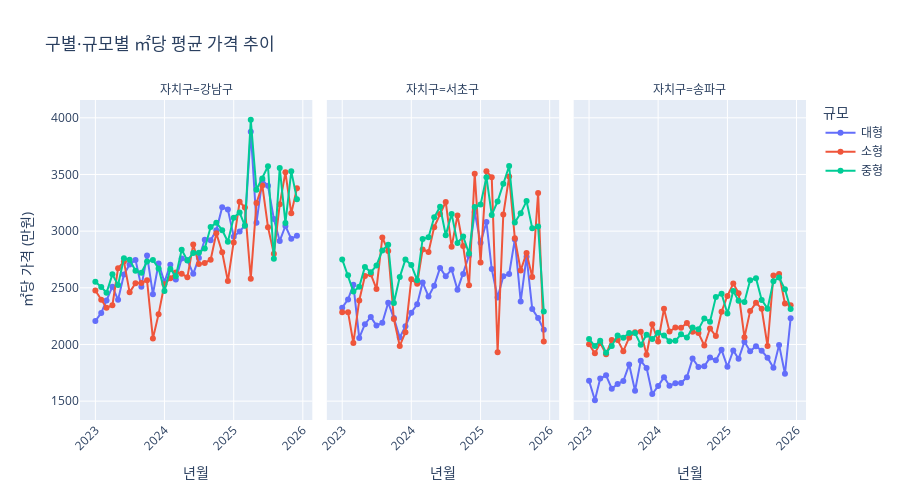

The cell this chart's notebook holds for it:
### Code cell
# 3. 규모별 ㎡당 가격 추이
fig3 = px.line(
    monthly_size,
    x='year_month',
    y='avg_price_per_sqm',
    color='size_group',
    facet_col='CGG_NM',  # 구별로 분할
    title='구별·규모별 ㎡당 평균 가격 추이',
    labels={
        'year_month': '년월',
        'avg_price_per_sqm': '㎡당 가격 (만원)',
        'size_group': '규모',
        'CGG_NM': '자치구'
    },
    markers=True
)

fig3.update_xaxes(tickangle=-45)
fig3.update_layout(height=500)
fig3.show()

### Figure 1 — Plotly figure (JSON) as saved in the notebook; plotly's stock layout.template omitted (floating-point values rounded to 4 significant figures)
{"data": [{"hovertemplate": "규모=대형<br>자치구=강남구<br>년월=%{x}<br>㎡당 가격 (만원)=%{y}<extra></extra>", "legendgroup": "대형", "line": {"color": "#636efa", "dash": "solid"}, "marker": {"symbol": "circle"}, "mode": "lines+markers", "name": "대형", "orientation": "v", "showlegend": true, "type": "scatter", "x": ["2023-01", "2023-02", "2023-03", "2023-04", "2023-05", "2023-06", "2023-07", "2023-08", "2023-09", "2023-10", "2023-11", "2023-12", "2024-01", "2024-02", "2024-03", "2024-04", "2024-05", "2024-06", "2024-07", "2024-08", "2024-09", "2024-10", "2024-11", "2024-12", "2025-01", "2025-02", "2025-03", "2025-04", "2025-05", "2025-06", "2025-07", "2025-08", "2025-09", "2025-10", "2025-11", "2025-12"], "xaxis": "x", "y": [2207.0, 2278.0, 2389.0, 2510.0, 2394.0, 2618.0, 2706.0, 2746.0, 2510.0, 2785.0, 2444.0, 2714.0, 2550.0, 2704.0, 2574.0, 2759.0, 2744.0, 2623.0, 2764.0, 2925.0, 2920.0, 3007.0, 3212.0, 3191.0, 2952.0, 2997.0, 3050.0, 3878.0, 3074.0, 3449.0, 3400.0, 3107.0, 2914.0, 3045.0, 2932.0, 2960.0], "yaxis": "y"}, {"hovertemplate": "규모=대형<br>자치구=서초구<br>년월=%{x}<br>㎡당 가격 (만원)=%{y}<extra></extra>", "legendgroup": "대형", "line": {"color": "#636efa", "dash": "solid"}, "marker": {"symbol": "circle"}, "mode": "lines+markers", "name": "대형", "orientation": "v", "showlegend": false, "type": "scatter", "x": ["2023-01", "2023-02", "2023-03", "2023-04", "2023-05", "2023-06", "2023-07", "2023-08", "2023-09", "2023-10", "2023-11", "2023-12", "2024-01", "2024-02", "2024-03", "2024-04", "2024-05", "2024-06", "2024-07", "2024-08", "2024-09", "2024-10", "2024-11", "2024-12", "2025-01", "2025-02", "2025-03", "2025-04", "2025-05", "2025-06", "2025-07", "2025-08", "2025-09", "2025-10", "2025-11", "2025-12"], "xaxis": "x2", "y": [2325.0, 2398.0, 2527.0, 2058.0, 2179.0, 2243.0, 2166.0, 2191.0, 2369.0, 2233.0, 2061.0, 2161.0, 2280.0, 2355.0, 2547.0, 2424.0, 2519.0, 2676.0, 2602.0, 2663.0, 2482.0, 2621.0, 2784.0, 3169.0, 2898.0, 3080.0, 2665.0, 2415.0, 2603.0, 2622.0, 2927.0, 2380.0, 2774.0, 2312.0, 2234.0, 2129.0], "yaxis": "y2"}, {"hovertemplate": "규모=대형<br>자치구=송파구<br>년월=%{x}<br>㎡당 가격 (만원)=%{y}<extra></extra>", "legendgroup": "대형", "line": {"color": "#636efa", "dash": "solid"}, "marker": {"symbol": "circle"}, "mode": "lines+markers", "name": "대형", "orientation": "v", "showlegend": false, "type": "scatter", "x": ["2023-01", "2023-02", "2023-03", "2023-04", "2023-05", "2023-06", "2023-07", "2023-08", "2023-09", "2023-10", "2023-11", "2023-12", "2024-01", "2024-02", "2024-03", "2024-04", "2024-05", "2024-06", "2024-07", "2024-08", "2024-09", "2024-10", "2024-11", "2024-12", "2025-01", "2025-02", "2025-03", "2025-04", "2025-05", "2025-06", "2025-07", "2025-08", "2025-09", "2025-10", "2025-11", "2025-12"], "xaxis": "x3", "y": [1680.0, 1508.0, 1700.0, 1727.0, 1609.0, 1652.0, 1677.0, 1823.0, 1592.0, 1856.0, 1793.0, 1563.0, 1633.0, 1711.0, 1635.0, 1658.0, 1660.0, 1712.0, 1876.0, 1802.0, 1808.0, 1884.0, 1860.0, 1953.0, 1803.0, 1947.0, 1873.0, 2024.0, 1940.0, 1985.0, 1945.0, 1884.0, 1794.0, 1996.0, 1741.0, 2231.0], "yaxis": "y3"}, {"hovertemplate": "규모=소형<br>자치구=강남구<br>년월=%{x}<br>㎡당 가격 (만원)=%{y}<extra></extra>", "legendgroup": "소형", "line": {"color": "#EF553B", "dash": "solid"}, "marker": {"symbol": "circle"}, "mode": "lines+markers", "name": "소형", "orientation": "v", "showlegend": true, "type": "scatter", "x": ["2023-01", "2023-02", "2023-03", "2023-04", "2023-05", "2023-06", "2023-07", "2023-08", "2023-09", "2023-10", "2023-11", "2023-12", "2024-01", "2024-02", "2024-03", "2024-04", "2024-05", "2024-06", "2024-07", "2024-08", "2024-09", "2024-10", "2024-11", "2024-12", "2025-01", "2025-02", "2025-03", "2025-04", "2025-05", "2025-06", "2025-07", "2025-08", "2025-09", "2025-10", "2025-11", "2025-12"], "xaxis": "x", "y": [2477.0, 2395.0, 2323.0, 2346.0, 2674.0, 2731.0, 2460.0, 2540.0, 2541.0, 2566.0, 2052.0, 2268.0, 2532.0, 2583.0, 2635.0, 2625.0, 2592.0, 2882.0, 2710.0, 2720.0, 2748.0, 2981.0, 2813.0, 2559.0, 2900.0, 3259.0, 3208.0, 2580.0, 3249.0, 3403.0, 3035.0, 2800.0, 3237.0, 3519.0, 3157.0, 3378.0], "yaxis": "y"}, {"hovertemplate": "규모=소형<br>자치구=서초구<br>년월=%{x}<br>㎡당 가격 (만원)=%{y}<extra></extra>", "legendgroup": "소형", "line": {"color": "#EF553B", "dash": "solid"}, "marker": {"symbol": "circle"}, "mode": "lines+markers", "name": "소형", "orientation": "v", "showlegend": false, "type": "scatter", "x": ["2023-01", "2023-02", "2023-03", "2023-04", "2023-05", "2023-06", "2023-07", "2023-08", "2023-09", "2023-10", "2023-11", "2023-12", "2024-01", "2024-02", "2024-03", "2024-04", "2024-05", "2024-06", "2024-07", "2024-08", "2024-09", "2024-10", "2024-11", "2024-12", "2025-01", "2025-02", "2025-03", "2025-04", "2025-05", "2025-06", "2025-07", "2025-08", "2025-09", "2025-10", "2025-11", "2025-12"], "xaxis": "x2", "y": [2285.0, 2285.0, 2013.0, 2389.0, 2604.0, 2620.0, 2490.0, 2944.0, 2824.0, 2224.0, 1987.0, 2108.0, 2575.0, 2536.0, 2839.0, 2816.0, 3035.0, 3152.0, 3258.0, 2861.0, 3139.0, 2869.0, 2522.0, 3507.0, 2723.0, 3528.0, 3476.0, 1932.0, 3146.0, 3481.0, 2938.0, 2654.0, 2807.0, 2594.0, 3337.0, 2026.0], "yaxis": "y2"}, {"hovertemplate": "규모=소형<br>자치구=송파구<br>년월=%{x}<br>㎡당 가격 (만원)=%{y}<extra></extra>", "legendgroup": "소형", "line": {"color": "#EF553B", "dash": "solid"}, "marker": {"symbol": "circle"}, "mode": "lines+markers", "name": "소형", "orientation": "v", "showlegend": false, "type": "scatter", "x": ["2023-01", "2023-02", "2023-03", "2023-04", "2023-05", "2023-06", "2023-07", "2023-08", "2023-09", "2023-10", "2023-11", "2023-12", "2024-01", "2024-02", "2024-03", "2024-04", "2024-05", "2024-06", "2024-07", "2024-08", "2024-09", "2024-10", "2024-11", "2024-12", "2025-01", "2025-02", "2025-03", "2025-04", "2025-05", "2025-06", "2025-07", "2025-08", "2025-09", "2025-10", "2025-11", "2025-12"], "xaxis": "x3", "y": [2002.0, 1921.0, 2012.0, 1915.0, 2040.0, 2039.0, 1941.0, 2060.0, 2108.0, 2111.0, 1910.0, 2178.0, 2026.0, 2316.0, 2115.0, 2149.0, 2147.0, 2190.0, 2112.0, 2101.0, 1991.0, 2141.0, 2074.0, 2289.0, 2428.0, 2537.0, 2453.0, 2063.0, 2295.0, 2368.0, 2316.0, 1986.0, 2608.0, 2621.0, 2360.0, 2347.0], "yaxis": "y3"}, {"hovertemplate": "규모=중형<br>자치구=강남구<br>년월=%{x}<br>㎡당 가격 (만원)=%{y}<extra></extra>", "legendgroup": "중형", "line": {"color": "#00cc96", "dash": "solid"}, "marker": {"symbol": "circle"}, "mode": "lines+markers", "name": "중형", "orientation": "v", "showlegend": true, "type": "scatter", "x": ["2023-01", "2023-02", "2023-03", "2023-04", "2023-05", "2023-06", "2023-07", "2023-08", "2023-09", "2023-10", "2023-11", "2023-12", "2024-01", "2024-02", "2024-03", "2024-04", "2024-05", "2024-06", "2024-07", "2024-08", "2024-09", "2024-10", "2024-11", "2024-12", "2025-01", "2025-02", "2025-03", "2025-04", "2025-05", "2025-06", "2025-07", "2025-08", "2025-09", "2025-10", "2025-11", "2025-12"], "xaxis": "x", "y": [2554.0, 2508.0, 2457.0, 2619.0, 2525.0, 2761.0, 2748.0, 2650.0, 2634.0, 2731.0, 2746.0, 2671.0, 2471.0, 2667.0, 2603.0, 2836.0, 2741.0, 2806.0, 2810.0, 2847.0, 3036.0, 3075.0, 3009.0, 2907.0, 3119.0, 3165.0, 3048.0, 3983.0, 3366.0, 3464.0, 3572.0, 2757.0, 3558.0, 3073.0, 3528.0, 3282.0], "yaxis": "y"}, {"hovertemplate": "규모=중형<br>자치구=서초구<br>년월=%{x}<br>㎡당 가격 (만원)=%{y}<extra></extra>", "legendgroup": "중형", "line": {"color": "#00cc96", "dash": "solid"}, "marker": {"symbol": "circle"}, "mode": "lines+markers", "name": "중형", "orientation": "v", "showlegend": false, "type": "scatter", "x": ["2023-01", "2023-02", "2023-03", "2023-04", "2023-05", "2023-06", "2023-07", "2023-08", "2023-09", "2023-10", "2023-11", "2023-12", "2024-01", "2024-02", "2024-03", "2024-04", "2024-05", "2024-06", "2024-07", "2024-08", "2024-09", "2024-10", "2024-11", "2024-12", "2025-01", "2025-02", "2025-03", "2025-04", "2025-05", "2025-06", "2025-07", "2025-08", "2025-09", "2025-10", "2025-11", "2025-12"], "xaxis": "x2", "y": [2751.0, 2611.0, 2467.0, 2509.0, 2684.0, 2637.0, 2697.0, 2830.0, 2880.0, 2367.0, 2595.0, 2750.0, 2701.0, 2567.0, 2931.0, 2946.0, 3122.0, 3215.0, 2965.0, 3152.0, 2896.0, 2952.0, 2802.0, 3213.0, 3235.0, 3476.0, 3143.0, 3263.0, 3418.0, 3575.0, 3076.0, 3159.0, 3265.0, 3026.0, 3040.0, 2291.0], "yaxis": "y2"}, {"hovertemplate": "규모=중형<br>자치구=송파구<br>년월=%{x}<br>㎡당 가격 (만원)=%{y}<extra></extra>", "legendgroup": "중형", "line": {"color": "#00cc96", "dash": "solid"}, "marker": {"symbol": "circle"}, "mode": "lines+markers", "name": "중형", "orientation": "v", "showlegend": false, "type": "scatter", "x": ["2023-01", "2023-02", "2023-03", "2023-04", "2023-05", "2023-06", "2023-07", "2023-08", "2023-09", "2023-10", "2023-11", "2023-12", "2024-01", "2024-02", "2024-03", "2024-04", "2024-05", "2024-06", "2024-07", "2024-08", "2024-09", "2024-10", "2024-11", "2024-12", "2025-01", "2025-02", "2025-03", "2025-04", "2025-05", "2025-06", "2025-07", "2025-08", "2025-09", "2025-10", "2025-11", "2025-12"], "xaxis": "x3", "y": [2048.0, 1986.0, 2034.0, 1928.0, 1987.0, 2080.0, 2060.0, 2102.0, 2101.0, 1998.0, 2085.0, 2047.0, 2103.0, 2079.0, 2028.0, 2032.0, 2090.0, 2060.0, 2149.0, 2133.0, 2230.0, 2200.0, 2418.0, 2448.0, 2274.0, 2471.0, 2385.0, 2376.0, 2567.0, 2585.0, 2393.0, 2316.0, 2558.0, 2590.0, 2487.0, 2312.0], "yaxis": "y3"}], "layout": {"annotations": [{"font": {}, "showarrow": false, "text": "자치구=강남구", "x": 0.16, "xanchor": "center", "xref": "paper", "y": 1, "yanchor": "bottom", "yref": "paper"}, {"font": {}, "showarrow": false, "text": "자치구=서초구", "x": 0.5, "xanchor": "center", "xref": "paper", "y": 1, "yanchor": "bottom", "yref": "paper"}, {"font": {}, "showarrow": false, "text": "자치구=송파구", "x": 0.84, "xanchor": "center", "xref": "paper", "y": 1, "yanchor": "bottom", "yref": "paper"}], "height": 500, "legend": {"title": {"text": "규모"}, "tracegroupgap": 0}, "title": {"text": "구별·규모별 ㎡당 평균 가격 추이"}, "xaxis": {"anchor": "y", "domain": [0, 0.32], "tickangle": -45, "title": {"text": "년월"}}, "xaxis2": {"anchor": "y2", "domain": [0.34, 0.66], "matches": "x", "tickangle": -45, "title": {"text": "년월"}}, "xaxis3": {"anchor": "y3", "domain": [0.68, 1.0], "matches": "x", "tickangle": -45, "title": {"text": "년월"}}, "yaxis": {"anchor": "x", "domain": [0, 1], "title": {"text": "㎡당 가격 (만원)"}}, "yaxis2": {"anchor": "x2", "domain": [0, 1], "matches": "y", "showticklabels": false}, "yaxis3": {"anchor": "x3", "domain": [0, 1], "matches": "y", "showticklabels": false}}}
